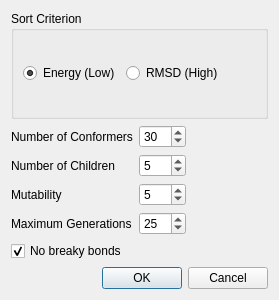
<?xml version="1.0" encoding="UTF-8"?>
<ui version="4.0">
 <class>GenerateConformersDialog</class>
 <widget class="QDialog" name="GenerateConformersDialog">
  <property name="geometry">
   <rect>
    <x>0</x>
    <y>0</y>
    <width>279</width>
    <height>300</height>
   </rect>
  </property>
  <property name="windowTitle">
   <string>Generate Conformers</string>
  </property>
  <layout class="QVBoxLayout" name="verticalLayout" stretch="1,0,0">
   <item>
    <widget class="QGroupBox" name="groupBox">
     <property name="title">
      <string>Sort Criterion</string>
     </property>
     <layout class="QHBoxLayout" name="horizontalLayout" stretch="1,0,0">
      <item>
       <widget class="QRadioButton" name="sortEnergy">
        <property name="text">
         <string>Energy (Low)</string>
        </property>
        <property name="checked">
         <bool>true</bool>
        </property>
       </widget>
      </item>
      <item>
       <widget class="QRadioButton" name="sortRmsd">
        <property name="text">
         <string>RMSD (High)</string>
        </property>
       </widget>
      </item>
      <item>
       <spacer name="horizontalSpacer_2">
        <property name="orientation">
         <enum>Qt::Horizontal</enum>
        </property>
        <property name="sizeHint" stdset="0">
         <size>
          <width>40</width>
          <height>20</height>
         </size>
        </property>
       </spacer>
      </item>
     </layout>
    </widget>
   </item>
   <item>
    <layout class="QGridLayout" name="gridLayout">
     <item row="0" column="0">
      <widget class="QLabel" name="label">
       <property name="text">
        <string>Number of Conformers</string>
       </property>
      </widget>
     </item>
     <item row="4" column="0">
      <widget class="QCheckBox" name="noBreakyBonds">
       <property name="text">
        <string>No breaky bonds</string>
       </property>
       <property name="checked">
        <bool>true</bool>
       </property>
      </widget>
     </item>
     <item row="2" column="1">
      <widget class="QSpinBox" name="mutability">
       <property name="minimum">
        <number>1</number>
       </property>
       <property name="maximum">
        <number>25</number>
       </property>
       <property name="value">
        <number>5</number>
       </property>
      </widget>
     </item>
     <item row="1" column="0">
      <widget class="QLabel" name="label_3">
       <property name="text">
        <string>Number of Children</string>
       </property>
      </widget>
     </item>
     <item row="3" column="0">
      <widget class="QLabel" name="label_4">
       <property name="text">
        <string>Maximum Generations</string>
       </property>
      </widget>
     </item>
     <item row="1" column="1">
      <widget class="QSpinBox" name="numberOfChildren">
       <property name="minimum">
        <number>1</number>
       </property>
       <property name="maximum">
        <number>25</number>
       </property>
       <property name="value">
        <number>5</number>
       </property>
      </widget>
     </item>
     <item row="3" column="1">
      <widget class="QSpinBox" name="maximumGenerations">
       <property name="minimum">
        <number>1</number>
       </property>
       <property name="value">
        <number>25</number>
       </property>
      </widget>
     </item>
     <item row="2" column="0">
      <widget class="QLabel" name="label_2">
       <property name="text">
        <string>Mutability</string>
       </property>
      </widget>
     </item>
     <item row="0" column="1">
      <widget class="QSpinBox" name="numberOfConformers">
       <property name="minimum">
        <number>1</number>
       </property>
       <property name="maximum">
        <number>999</number>
       </property>
       <property name="value">
        <number>30</number>
       </property>
      </widget>
     </item>
     <item row="0" column="2">
      <spacer name="horizontalSpacer">
       <property name="orientation">
        <enum>Qt::Horizontal</enum>
       </property>
       <property name="sizeHint" stdset="0">
        <size>
         <width>40</width>
         <height>20</height>
        </size>
       </property>
      </spacer>
     </item>
    </layout>
   </item>
   <item>
    <widget class="QDialogButtonBox" name="buttonBox">
     <property name="orientation">
      <enum>Qt::Horizontal</enum>
     </property>
     <property name="standardButtons">
      <set>QDialogButtonBox::Cancel|QDialogButtonBox::Ok</set>
     </property>
    </widget>
   </item>
  </layout>
 </widget>
 <resources/>
 <connections>
  <connection>
   <sender>buttonBox</sender>
   <signal>accepted()</signal>
   <receiver>GenerateConformersDialog</receiver>
   <slot>accept()</slot>
   <hints>
    <hint type="sourcelabel">
     <x>248</x>
     <y>254</y>
    </hint>
    <hint type="destinationlabel">
     <x>157</x>
     <y>274</y>
    </hint>
   </hints>
  </connection>
  <connection>
   <sender>buttonBox</sender>
   <signal>rejected()</signal>
   <receiver>GenerateConformersDialog</receiver>
   <slot>reject()</slot>
   <hints>
    <hint type="sourcelabel">
     <x>316</x>
     <y>260</y>
    </hint>
    <hint type="destinationlabel">
     <x>286</x>
     <y>274</y>
    </hint>
   </hints>
  </connection>
 </connections>
</ui>
